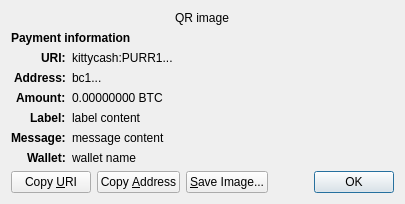
<?xml version="1.0" encoding="UTF-8"?>
<ui version="4.0">
 <class>ReceiveRequestDialog</class>
 <widget class="QDialog" name="ReceiveRequestDialog">
  <property name="geometry">
   <rect>
    <x>0</x>
    <y>0</y>
    <width>413</width>
    <height>229</height>
   </rect>
  </property>
  <property name="windowTitle">
   <string>Request payment to ...</string>
  </property>
  <layout class="QGridLayout" name="gridLayout" columnstretch="0,1">
   <property name="sizeConstraint">
    <enum>QLayout::SetFixedSize</enum>
   </property>
   <item row="0" column="0" colspan="2" alignment="Qt::AlignHCenter">
    <widget class="QRImageWidget" name="qr_code">
     <property name="text">
      <string notr="true">QR image</string>
     </property>
     <property name="textInteractionFlags">
      <set>Qt::NoTextInteraction</set>
     </property>
    </widget>
   </item>
   <item row="1" column="0" colspan="2">
    <widget class="QLabel" name="payment_header">
     <property name="font">
      <font>
       <weight>75</weight>
       <bold>true</bold>
      </font>
     </property>
     <property name="text">
      <string>Payment information</string>
     </property>
     <property name="textInteractionFlags">
      <set>Qt::NoTextInteraction</set>
     </property>
    </widget>
   </item>
   <item row="2" column="0" alignment="Qt::AlignRight|Qt::AlignTop">
    <widget class="QLabel" name="uri_tag">
     <property name="font">
      <font>
       <weight>75</weight>
       <bold>true</bold>
      </font>
     </property>
     <property name="text">
      <string notr="true">URI:</string>
     </property>
     <property name="textFormat">
      <enum>Qt::PlainText</enum>
     </property>
     <property name="textInteractionFlags">
      <set>Qt::NoTextInteraction</set>
     </property>
    </widget>
   </item>
   <item row="2" column="1" alignment="Qt::AlignTop">
    <widget class="QLabel" name="uri_content">
     <property name="text">
      <string notr="true">kittycash:PURR1...</string>
     </property>
     <property name="textFormat">
      <enum>Qt::RichText</enum>
     </property>
     <property name="wordWrap">
      <bool>true</bool>
     </property>
     <property name="textInteractionFlags">
      <set>Qt::TextSelectableByMouse</set>
     </property>
    </widget>
   </item>
   <item row="3" column="0" alignment="Qt::AlignRight|Qt::AlignTop">
    <widget class="QLabel" name="address_tag">
     <property name="font">
      <font>
       <weight>75</weight>
       <bold>true</bold>
      </font>
     </property>
     <property name="text">
      <string>Address:</string>
     </property>
     <property name="textInteractionFlags">
      <set>Qt::NoTextInteraction</set>
     </property>
    </widget>
   </item>
   <item row="3" column="1" alignment="Qt::AlignTop">
    <widget class="QLabel" name="address_content">
     <property name="text">
      <string notr="true">bc1...</string>
     </property>
     <property name="textFormat">
      <enum>Qt::PlainText</enum>
     </property>
     <property name="textInteractionFlags">
      <set>Qt::TextSelectableByMouse</set>
     </property>
    </widget>
   </item>
   <item row="4" column="0" alignment="Qt::AlignRight|Qt::AlignTop">
    <widget class="QLabel" name="amount_tag">
     <property name="font">
      <font>
       <weight>75</weight>
       <bold>true</bold>
      </font>
     </property>
     <property name="text">
      <string>Amount:</string>
     </property>
     <property name="textInteractionFlags">
      <set>Qt::NoTextInteraction</set>
     </property>
    </widget>
   </item>
   <item row="4" column="1" alignment="Qt::AlignTop">
    <widget class="QLabel" name="amount_content">
     <property name="text">
      <string notr="true">0.00000000 BTC</string>
     </property>
     <property name="textFormat">
      <enum>Qt::PlainText</enum>
     </property>
     <property name="textInteractionFlags">
      <set>Qt::TextSelectableByMouse</set>
     </property>
    </widget>
   </item>
   <item row="5" column="0" alignment="Qt::AlignRight|Qt::AlignTop">
    <widget class="QLabel" name="label_tag">
     <property name="font">
      <font>
       <weight>75</weight>
       <bold>true</bold>
      </font>
     </property>
     <property name="text">
      <string>Label:</string>
     </property>
     <property name="textInteractionFlags">
      <set>Qt::NoTextInteraction</set>
     </property>
    </widget>
   </item>
   <item row="5" column="1" alignment="Qt::AlignTop">
    <widget class="QLabel" name="label_content">
     <property name="text">
      <string notr="true">label content</string>
     </property>
     <property name="textFormat">
      <enum>Qt::PlainText</enum>
     </property>
     <property name="wordWrap">
      <bool>true</bool>
     </property>
     <property name="textInteractionFlags">
      <set>Qt::TextSelectableByMouse</set>
     </property>
    </widget>
   </item>
   <item row="6" column="0" alignment="Qt::AlignRight|Qt::AlignTop">
    <widget class="QLabel" name="message_tag">
     <property name="font">
      <font>
       <weight>75</weight>
       <bold>true</bold>
      </font>
     </property>
     <property name="text">
      <string>Message:</string>
     </property>
     <property name="textInteractionFlags">
      <set>Qt::NoTextInteraction</set>
     </property>
    </widget>
   </item>
   <item row="6" column="1" alignment="Qt::AlignTop">
    <widget class="QLabel" name="message_content">
     <property name="text">
      <string notr="true">message content</string>
     </property>
     <property name="textFormat">
      <enum>Qt::PlainText</enum>
     </property>
     <property name="wordWrap">
      <bool>true</bool>
     </property>
     <property name="textInteractionFlags">
      <set>Qt::TextSelectableByMouse</set>
     </property>
    </widget>
   </item>
   <item row="7" column="0" alignment="Qt::AlignRight|Qt::AlignTop">
    <widget class="QLabel" name="wallet_tag">
     <property name="font">
      <font>
       <weight>75</weight>
       <bold>true</bold>
      </font>
     </property>
     <property name="text">
      <string>Wallet:</string>
     </property>
     <property name="textInteractionFlags">
      <set>Qt::NoTextInteraction</set>
     </property>
    </widget>
   </item>
   <item row="7" column="1" alignment="Qt::AlignTop">
    <widget class="QLabel" name="wallet_content">
     <property name="text">
      <string notr="true">wallet name</string>
     </property>
     <property name="textFormat">
      <enum>Qt::PlainText</enum>
     </property>
     <property name="wordWrap">
      <bool>true</bool>
     </property>
     <property name="textInteractionFlags">
      <set>Qt::TextSelectableByMouse</set>
     </property>
    </widget>
   </item>
   <item row="8" column="0" colspan="2">
    <layout class="QHBoxLayout" name="horizontalLayout">
     <item>
      <widget class="QPushButton" name="btnCopyURI">
       <property name="text">
        <string>Copy &amp;URI</string>
       </property>
       <property name="autoDefault">
        <bool>false</bool>
       </property>
      </widget>
     </item>
     <item>
      <widget class="QPushButton" name="btnCopyAddress">
       <property name="text">
        <string>Copy &amp;Address</string>
       </property>
       <property name="autoDefault">
        <bool>false</bool>
       </property>
      </widget>
     </item>
     <item>
      <widget class="QPushButton" name="btnSaveAs">
       <property name="text">
        <string>&amp;Save Image...</string>
       </property>
       <property name="autoDefault">
        <bool>false</bool>
       </property>
      </widget>
     </item>
     <item>
      <spacer name="horizontalSpacer_2">
       <property name="orientation">
        <enum>Qt::Horizontal</enum>
       </property>
       <property name="sizeHint" stdset="0">
        <size>
         <width>40</width>
         <height>20</height>
        </size>
       </property>
      </spacer>
     </item>
     <item>
      <widget class="QDialogButtonBox" name="buttonBox">
       <property name="focusPolicy">
        <enum>Qt::StrongFocus</enum>
       </property>
       <property name="standardButtons">
        <set>QDialogButtonBox::Ok</set>
       </property>
      </widget>
     </item>
    </layout>
   </item>
  </layout>
 </widget>
 <customwidgets>
  <customwidget>
   <class>QRImageWidget</class>
   <extends>QLabel</extends>
   <header>qt/qrimagewidget.h</header>
  </customwidget>
 </customwidgets>
 <tabstops>
  <tabstop>buttonBox</tabstop>
  <tabstop>btnCopyURI</tabstop>
  <tabstop>btnCopyAddress</tabstop>
  <tabstop>btnSaveAs</tabstop>
 </tabstops>
 <resources/>
 <connections>
  <connection>
   <sender>buttonBox</sender>
   <signal>accepted()</signal>
   <receiver>ReceiveRequestDialog</receiver>
   <slot>accept()</slot>
   <hints>
    <hint type="sourcelabel">
     <x>135</x>
     <y>230</y>
    </hint>
    <hint type="destinationlabel">
     <x>135</x>
     <y>126</y>
    </hint>
   </hints>
  </connection>
 </connections>
</ui>
